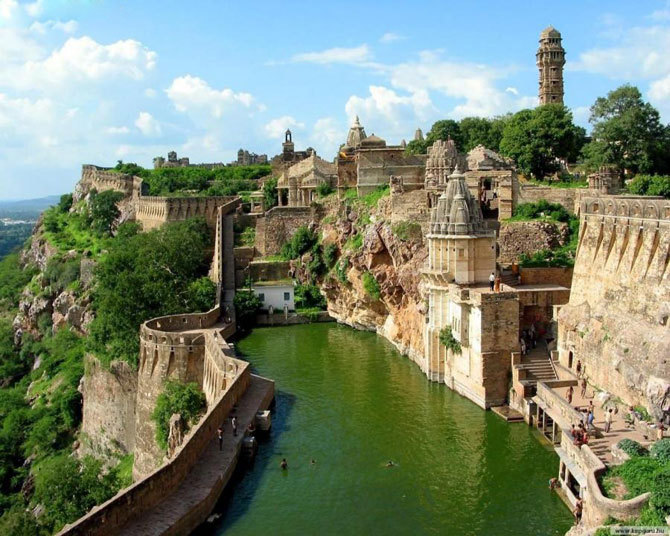
#> input picture landscape2.jpg, 670 x 536 px
$ python histogram.py
#> lines starting #> are read from the running program, lines starting #| are printed output that depends on the picture
# -*- coding: utf-8 -*-
"""
Created on Mon Feb 13 15:50:53 2017

@author: USER
"""

import cv2
import numpy as np
import matplotlib.pyplot as plt

img1=cv2.imread('landscape2.jpg')
#> img1 is the input picture: shape (536, 670, 3); mean B, G, R 115.1, 135.9, 123.8


#calcHist(이미지, 채널, 마스크, 히스트사이즈, 범위, 히스트,accumulate)
##accumulate가 0,255 / 0,256
hist=cv2.calcHist([img1],[0],None,[255],[0,256])
#> hist = 255 values, max 14466 at index 254, min 94 at index 221, mean 1408.3
comparehist=cv2.calcHist([img1],[0],None,[255],[0,255])
#> comparehist = 255 values, max 10601 at index 254, min 94 at index 222, mean 1351.6

comparehist1=cv2.calcHist([img1],[1],None,[255],[0,256])
#> comparehist1 = 255 values, max 4042 at index 224, min 409 at index 2, mean 1408.3
comparehist2=cv2.calcHist([img1],[2],None,[255],[0,256])
#> comparehist2 = 255 values, max 2820 at index 53, min 433 at index 253, mean 1408.3

plt.figure()
plt.plot(hist)              #파란색
plt.plot(comparehist)        #노란색
plt.plot(comparehist1)        #초록색
plt.plot(comparehist2)          #빨간
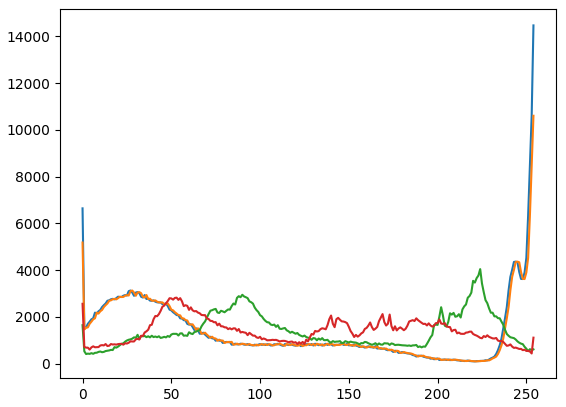
#> figure drawn by matplotlib, 1 panel; curve peaks at x = 254, y = 14466; curve peaks at x = 254, y = 10601; curve peaks at x = 224, y = 4042

$ run again, with landscape1.jpg copied over landscape2.jpg
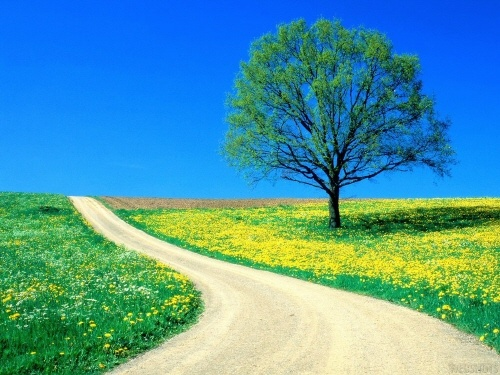
#> input picture landscape1.jpg, 500 x 375 px
#> img1 is the input picture: shape (375, 500, 3); mean B, G, R 163.2, 152.5, 80.2
#> hist = 255 values, max 14053 at index 251, min 80 at index 1, mean 735.3
#> comparehist = 255 values, max 14053 at index 252, min 80 at index 2, mean 720.3
#> comparehist1 = 255 values, max 1935 at index 112, min 11 at index 1, mean 735.3
#> comparehist2 = 255 values, max 9161 at index 4, min 182 at index 148, mean 735.3
#> `plt.plot(comparehist2)`:
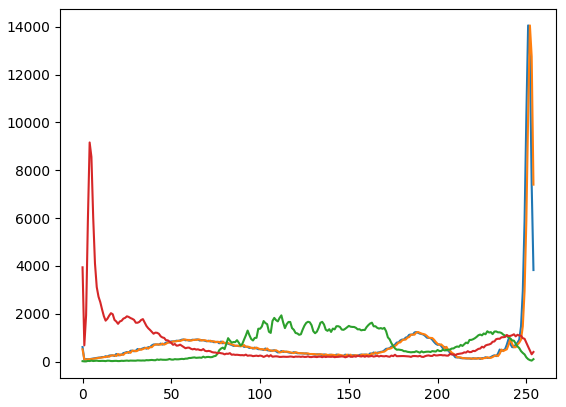
#> figure drawn by matplotlib, 1 panel; curve peaks at x = 251, y = 14053; curve peaks at x = 252, y = 14053; curve peaks at x = 112, y = 1935

$ run again, with 3persons.jpg copied over landscape2.jpg
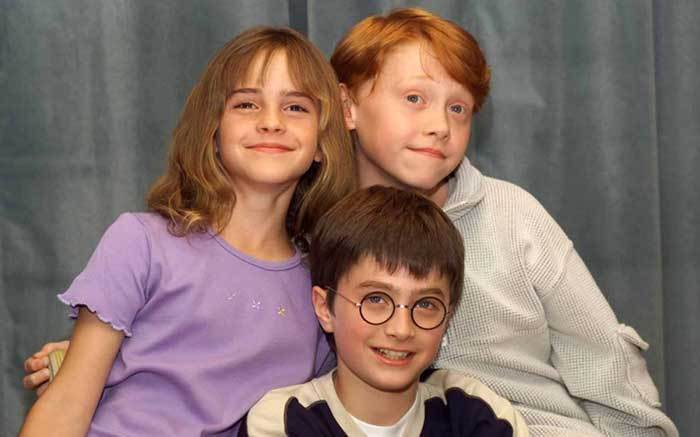
#> input picture 3persons.jpg, 700 x 437 px
#> img1 is the input picture: shape (437, 700, 3); mean B, G, R 105.7, 112.5, 134
#> hist = 255 values, max 5380 at index 90, min 0 at index 236, mean 1199.6
#> comparehist = 255 values, max 5380 at index 91, min 0 at index 237, mean 1199.6
#> comparehist1 = 255 values, max 5823 at index 91, min 0 at index 248, mean 1199.6
#> comparehist2 = 255 values, max 5285 at index 89, min 0 at index 0, mean 1199.6
#> `plt.plot(comparehist2)`:
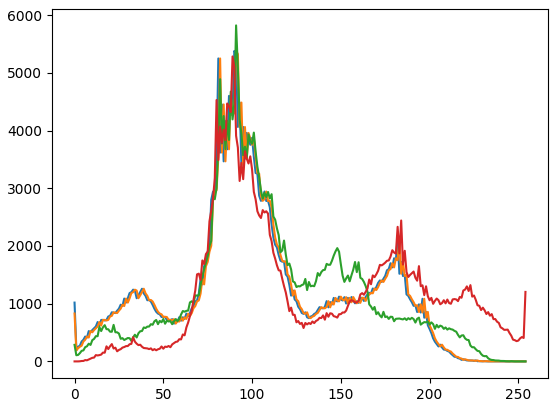
#> figure drawn by matplotlib, 1 panel; curve peaks at x = 90, y = 5380; curve peaks at x = 91, y = 5380; curve peaks at x = 91, y = 5823

$ run again, with 3persons2.jpg copied over landscape2.jpg
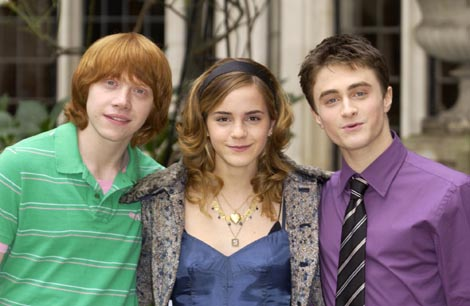
#> input picture 3persons2.jpg, 470 x 306 px
#> img1 is the input picture: shape (306, 470, 3); mean B, G, R 105.4, 115.7, 119.9
#> hist = 255 values, max 1280 at index 115, min 0 at index 245, mean 564
#> comparehist = 255 values, max 1280 at index 116, min 0 at index 246, mean 564
#> comparehist1 = 255 values, max 926 at index 71, min 4 at index 2, mean 564
#> comparehist2 = 255 values, max 1267 at index 93, min 1 at index 1, mean 564
#> `plt.plot(comparehist2)`:
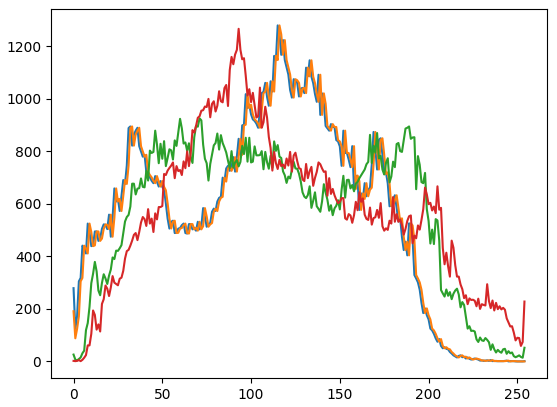
#> figure drawn by matplotlib, 1 panel; curve peaks at x = 115, y = 1280; curve peaks at x = 116, y = 1280; curve peaks at x = 71, y = 926
